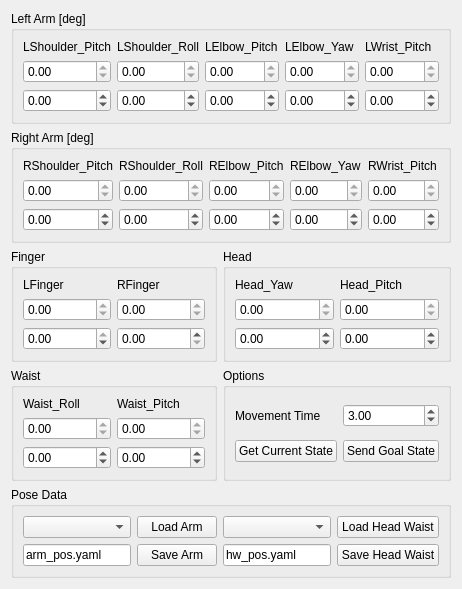
          <widget class="QWidget" name="joint_control">
           <attribute name="title">
            <string>Joint Control</string>
           </attribute>
           <layout class="QGridLayout" name="gridLayout_4">
            <item row="2" column="2" colspan="2">
             <widget class="QGroupBox" name="lleg_box">
              <property name="title">
               <string>Right Arm [deg]</string>
              </property>
              <layout class="QGridLayout" name="gridLayout_6">
               <item row="2" column="2">
                <widget class="QDoubleSpinBox" name="r3_box">
                 <property name="minimum">
                  <double>-360.000000000000000</double>
                 </property>
                 <property name="maximum">
                  <double>360.000000000000000</double>
                 </property>
                </widget>
               </item>
               <item row="2" column="1">
                <widget class="QDoubleSpinBox" name="r2_box">
                 <property name="minimum">
                  <double>-360.000000000000000</double>
                 </property>
                 <property name="maximum">
                  <double>360.000000000000000</double>
                 </property>
                </widget>
               </item>
               <item row="2" column="0">
                <widget class="QDoubleSpinBox" name="r1_box">
                 <property name="minimum">
                  <double>-360.000000000000000</double>
                 </property>
                 <property name="maximum">
                  <double>360.000000000000000</double>
                 </property>
                </widget>
               </item>
               <item row="2" column="4">
                <widget class="QDoubleSpinBox" name="r5_box">
                 <property name="minimum">
                  <double>-360.000000000000000</double>
                 </property>
                 <property name="maximum">
                  <double>360.000000000000000</double>
                 </property>
                </widget>
               </item>
               <item row="2" column="3">
                <widget class="QDoubleSpinBox" name="r4_box">
                 <property name="minimum">
                  <double>-360.000000000000000</double>
                 </property>
                 <property name="maximum">
                  <double>360.000000000000000</double>
                 </property>
                </widget>
               </item>
               <item row="0" column="0">
                <widget class="QLabel" name="label_8">
                 <property name="text">
                  <string>RShoulder_Pitch</string>
                 </property>
                </widget>
               </item>
               <item row="0" column="1">
                <widget class="QLabel" name="label_9">
                 <property name="text">
                  <string>RShoulder_Roll</string>
                 </property>
                </widget>
               </item>
               <item row="0" column="2">
                <widget class="QLabel" name="label_10">
                 <property name="text">
                  <string>RElbow_Pitch</string>
                 </property>
                </widget>
               </item>
               <item row="0" column="3">
                <widget class="QLabel" name="label_11">
                 <property name="text">
                  <string>RElbow_Yaw</string>
                 </property>
                </widget>
               </item>
               <item row="0" column="4">
                <widget class="QLabel" name="label_12">
                 <property name="text">
                  <string>RWrist_Pitch</string>
                 </property>
                </widget>
               </item>
               <item row="1" column="0">
                <widget class="QDoubleSpinBox" name="cr_r1_box">
                 <property name="readOnly">
                  <bool>true</bool>
                 </property>
                 <property name="minimum">
                  <double>-180.000000000000000</double>
                 </property>
                 <property name="maximum">
                  <double>180.000000000000000</double>
                 </property>
                </widget>
               </item>
               <item row="1" column="1">
                <widget class="QDoubleSpinBox" name="cr_r2_box">
                 <property name="readOnly">
                  <bool>true</bool>
                 </property>
                 <property name="minimum">
                  <double>-180.000000000000000</double>
                 </property>
                 <property name="maximum">
                  <double>180.000000000000000</double>
                 </property>
                </widget>
               </item>
               <item row="1" column="2">
                <widget class="QDoubleSpinBox" name="cr_r3_box">
                 <property name="readOnly">
                  <bool>true</bool>
                 </property>
                 <property name="minimum">
                  <double>-180.000000000000000</double>
                 </property>
                 <property name="maximum">
                  <double>180.000000000000000</double>
                 </property>
                </widget>
               </item>
               <item row="1" column="3">
                <widget class="QDoubleSpinBox" name="cr_r4_box">
                 <property name="readOnly">
                  <bool>true</bool>
                 </property>
                 <property name="minimum">
                  <double>-180.000000000000000</double>
                 </property>
                 <property name="maximum">
                  <double>180.000000000000000</double>
                 </property>
                </widget>
               </item>
               <item row="1" column="4">
                <widget class="QDoubleSpinBox" name="cr_r5_box">
                 <property name="readOnly">
                  <bool>true</bool>
                 </property>
                 <property name="minimum">
                  <double>-180.000000000000000</double>
                 </property>
                 <property name="maximum">
                  <double>180.000000000000000</double>
                 </property>
                </widget>
               </item>
              </layout>
             </widget>
            </item>
            <item row="3" column="2">
             <widget class="QGroupBox" name="finger_box">
              <property name="title">
               <string>Finger</string>
              </property>
              <layout class="QGridLayout" name="gridLayout_8">
               <item row="0" column="0">
                <widget class="QLabel" name="label">
                 <property name="text">
                  <string>LFinger</string>
                 </property>
                </widget>
               </item>
               <item row="0" column="1">
                <widget class="QLabel" name="label_7">
                 <property name="text">
                  <string>RFinger</string>
                 </property>
                </widget>
               </item>
               <item row="2" column="0">
                <widget class="QDoubleSpinBox" name="cr_lf_box">
                 <property name="readOnly">
                  <bool>true</bool>
                 </property>
                 <property name="minimum">
                  <double>-160.000000000000000</double>
                 </property>
                 <property name="maximum">
                  <double>0.000000000000000</double>
                 </property>
                </widget>
               </item>
               <item row="2" column="1">
                <widget class="QDoubleSpinBox" name="cr_rf_box">
                 <property name="readOnly">
                  <bool>true</bool>
                 </property>
                 <property name="maximum">
                  <double>160.000000000000000</double>
                 </property>
                </widget>
               </item>
               <item row="3" column="0">
                <widget class="QDoubleSpinBox" name="lf_box">
                 <property name="readOnly">
                  <bool>false</bool>
                 </property>
                 <property name="minimum">
                  <double>-160.000000000000000</double>
                 </property>
                 <property name="maximum">
                  <double>0.000000000000000</double>
                 </property>
                </widget>
               </item>
               <item row="3" column="1">
                <widget class="QDoubleSpinBox" name="rf_box">
                 <property name="readOnly">
                  <bool>false</bool>
                 </property>
                 <property name="maximum">
                  <double>160.000000000000000</double>
                 </property>
                </widget>
               </item>
              </layout>
             </widget>
            </item>
            <item row="1" column="2" colspan="2">
             <widget class="QGroupBox" name="rleg_box">
              <property name="title">
               <string>Left Arm [deg]</string>
              </property>
              <layout class="QGridLayout" name="gridLayout_5">
               <item row="2" column="4">
                <widget class="QDoubleSpinBox" name="l5_box">
                 <property name="minimum">
                  <double>-360.000000000000000</double>
                 </property>
                 <property name="maximum">
                  <double>360.000000000000000</double>
                 </property>
                 <property name="value">
                  <double>0.000000000000000</double>
                 </property>
                </widget>
               </item>
               <item row="2" column="2">
                <widget class="QDoubleSpinBox" name="l3_box">
                 <property name="minimum">
                  <double>-360.000000000000000</double>
                 </property>
                 <property name="maximum">
                  <double>360.000000000000000</double>
                 </property>
                 <property name="value">
                  <double>0.000000000000000</double>
                 </property>
                </widget>
               </item>
               <item row="2" column="3">
                <widget class="QDoubleSpinBox" name="l4_box">
                 <property name="minimum">
                  <double>-360.000000000000000</double>
                 </property>
                 <property name="maximum">
                  <double>360.000000000000000</double>
                 </property>
                 <property name="value">
                  <double>0.000000000000000</double>
                 </property>
                </widget>
               </item>
               <item row="2" column="1">
                <widget class="QDoubleSpinBox" name="l2_box">
                 <property name="minimum">
                  <double>-360.000000000000000</double>
                 </property>
                 <property name="maximum">
                  <double>360.000000000000000</double>
                 </property>
                 <property name="value">
                  <double>0.000000000000000</double>
                 </property>
                </widget>
               </item>
               <item row="2" column="0">
                <widget class="QDoubleSpinBox" name="l1_box">
                 <property name="minimum">
                  <double>-360.000000000000000</double>
                 </property>
                 <property name="maximum">
                  <double>360.000000000000000</double>
                 </property>
                 <property name="value">
                  <double>0.000000000000000</double>
                 </property>
                </widget>
               </item>
               <item row="0" column="0">
                <widget class="QLabel" name="label_2">
                 <property name="text">
                  <string>LShoulder_Pitch</string>
                 </property>
                </widget>
               </item>
               <item row="0" column="1">
                <widget class="QLabel" name="label_3">
                 <property name="text">
                  <string>LShoulder_Roll</string>
                 </property>
                </widget>
               </item>
               <item row="0" column="2">
                <widget class="QLabel" name="label_4">
                 <property name="text">
                  <string>LElbow_Pitch</string>
                 </property>
                </widget>
               </item>
               <item row="0" column="3">
                <widget class="QLabel" name="label_5">
                 <property name="text">
                  <string>LElbow_Yaw</string>
                 </property>
                </widget>
               </item>
               <item row="0" column="4">
                <widget class="QLabel" name="label_6">
                 <property name="text">
                  <string>LWrist_Pitch</string>
                 </property>
                </widget>
               </item>
               <item row="1" column="0">
                <widget class="QDoubleSpinBox" name="cr_l1_box">
                 <property name="readOnly">
                  <bool>true</bool>
                 </property>
                 <property name="minimum">
                  <double>-180.000000000000000</double>
                 </property>
                 <property name="maximum">
                  <double>180.000000000000000</double>
                 </property>
                </widget>
               </item>
               <item row="1" column="1">
                <widget class="QDoubleSpinBox" name="cr_l2_box">
                 <property name="readOnly">
                  <bool>true</bool>
                 </property>
                 <property name="minimum">
                  <double>-180.000000000000000</double>
                 </property>
                 <property name="maximum">
                  <double>180.000000000000000</double>
                 </property>
                </widget>
               </item>
               <item row="1" column="2">
                <widget class="QDoubleSpinBox" name="cr_l3_box">
                 <property name="readOnly">
                  <bool>true</bool>
                 </property>
                 <property name="minimum">
                  <double>-180.000000000000000</double>
                 </property>
                 <property name="maximum">
                  <double>180.000000000000000</double>
                 </property>
                </widget>
               </item>
               <item row="1" column="3">
                <widget class="QDoubleSpinBox" name="cr_l4_box">
                 <property name="readOnly">
                  <bool>true</bool>
                 </property>
                 <property name="minimum">
                  <double>-180.000000000000000</double>
                 </property>
                 <property name="maximum">
                  <double>180.000000000000000</double>
                 </property>
                </widget>
               </item>
               <item row="1" column="4">
                <widget class="QDoubleSpinBox" name="cr_l5_box">
                 <property name="readOnly">
                  <bool>true</bool>
                 </property>
                 <property name="minimum">
                  <double>-180.000000000000000</double>
                 </property>
                 <property name="maximum">
                  <double>180.000000000000000</double>
                 </property>
                </widget>
               </item>
              </layout>
             </widget>
            </item>
            <item row="7" column="2">
             <widget class="QGroupBox" name="waist_box">
              <property name="title">
               <string>Waist</string>
              </property>
              <layout class="QGridLayout" name="gridLayout_waist">
               <item row="0" column="0">
                <widget class="QLabel" name="label_wr">
                 <property name="text">
                  <string>Waist_Roll</string>
                 </property>
                </widget>
               </item>
               <item row="0" column="1">
                <widget class="QLabel" name="label_wp">
                 <property name="text">
                  <string>Waist_Pitch</string>
                 </property>
                </widget>
               </item>
               <item row="2" column="0">
                <widget class="QDoubleSpinBox" name="cr_wr_box">
                 <property name="readOnly">
                  <bool>true</bool>
                 </property>
                 <property name="minimum">
                  <double>-180.000000000000000</double>
                 </property>
                 <property name="maximum">
                  <double>180.000000000000000</double>
                 </property>
                </widget>
               </item>
               <item row="2" column="1">
                <widget class="QDoubleSpinBox" name="cr_wp_box">
                 <property name="readOnly">
                  <bool>true</bool>
                 </property>
                <property name="minimum">
                  <double>-180.000000000000000</double>
                 </property>
                 <property name="maximum">
                  <double>180.000000000000000</double>
                 </property>
                </widget>
               </item>
               <item row="3" column="0">
                <widget class="QDoubleSpinBox" name="wr_box">
                 <property name="readOnly">
                  <bool>false</bool>
                 </property>
                 <property name="minimum">
                  <double>-180.000000000000000</double>
                 </property>
                 <property name="maximum">
                  <double>180.000000000000000</double>
                 </property>
                </widget>
               </item>
               <item row="3" column="1">
                <widget class="QDoubleSpinBox" name="wp_box">
                 <property name="readOnly">
                  <bool>false</bool>
                 </property>
                 <property name="minimum">
                  <double>-180.000000000000000</double>
                 </property>
                 <property name="maximum">
                  <double>180.000000000000000</double>
                 </property>
                </widget>
               </item>
              </layout>
             </widget>
            </item>
            <item row="7" column="3">
             <widget class="QGroupBox" name="joint_option_box">
              <property name="title">
               <string>Options</string>
              </property>
              <layout class="QGridLayout" name="gridLayout_11">
               <item row="0" column="0">
                <widget class="QLabel" name="label_22">
                 <property name="text">
                  <string>Movement Time</string>
                 </property>
                </widget>
               </item>
               <item row="0" column="1">
                <widget class="QDoubleSpinBox" name="joint_mov_time_box">
                 <property name="singleStep">
                  <double>0.500000000000000</double>
                 </property>
                 <property name="value">
                  <double>3.000000000000000</double>
                 </property>
                </widget>
               </item>
               <item row="1" column="0">
                <widget class="QPushButton" name="joint_get_box">
                 <property name="text">
                  <string>Get Current State</string>
                 </property>
                </widget>
               </item>
               <item row="1" column="1">
                <widget class="QPushButton" name="joint_send_box">
                 <property name="text">
                  <string>Send Goal State</string>
                 </property>
                </widget>
               </item>
              </layout>
             </widget>
            </item>
            <item row="3" column="3">
             <widget class="QGroupBox" name="head_box">
              <property name="title">
               <string>Head</string>
              </property>
              <layout class="QGridLayout" name="gridLayout_head">
               <item row="0" column="0">
                <widget class="QLabel" name="label_pan">
                 <property name="text">
                  <string>Head_Yaw</string>
                 </property>
                </widget>
               </item>
               <item row="0" column="1">
                <widget class="QLabel" name="label_tilt">
                 <property name="text">
                  <string>Head_Pitch</string>
                 </property>
                </widget>
               </item>
               <item row="2" column="0">
                <widget class="QDoubleSpinBox" name="cr_hy_box">
                 <property name="readOnly">
                  <bool>true</bool>
                 </property>
                 <property name="minimum">
                  <double>-180.000000000000000</double>
                 </property>
                 <property name="maximum">
                  <double>180.000000000000000</double>
                 </property>
                </widget>
               </item>
               <item row="2" column="1">
                <widget class="QDoubleSpinBox" name="cr_hp_box">
                 <property name="readOnly">
                  <bool>true</bool>
                 </property>
                <property name="minimum">
                  <double>-180.000000000000000</double>
                 </property>
                 <property name="maximum">
                  <double>180.000000000000000</double>
                 </property>
                </widget>
               </item>
               <item row="3" column="0">
                <widget class="QDoubleSpinBox" name="hy_box">
                 <property name="readOnly">
                  <bool>false</bool>
                 </property>
                 <property name="minimum">
                  <double>-180.000000000000000</double>
                 </property>
                 <property name="maximum">
                  <double>180.000000000000000</double>
                 </property>
                </widget>
               </item>
               <item row="3" column="1">
                <widget class="QDoubleSpinBox" name="hp_box">
                 <property name="readOnly">
                  <bool>false</bool>
                 </property>
                 <property name="minimum">
                  <double>-180.000000000000000</double>
                 </property>
                 <property name="maximum">
                  <double>180.000000000000000</double>
                 </property>
                </widget>
               </item>
              </layout>
             </widget>
            </item>
            <item row="8" column="2" colspan="2">
             <widget class="QGroupBox" name="joint_option_box1">
              <property name="title">
               <string>Pose Data</string>
              </property>
              <layout class="QGridLayout" name="gridLayout_80">
               <item row="0" column="0">
                <widget class="QComboBox" name="pos_data_combo">
                </widget>
               </item>
               <item row="1" column="0">
                <widget class="QLineEdit" name="pos_data_file">
                 <property name="text">
                  <string>arm_pos.yaml</string>
                 </property>
                </widget>
               </item>
               <item row="0" column="1">
                <widget class="QPushButton" name="pos_data_load">
                 <property name="text">
                  <string>Load Arm</string>
                 </property>
                </widget>
               </item>
               <item row="1" column="1">
                <widget class="QPushButton" name="pos_data_save">
                 <property name="text">
                  <string>Save Arm</string>
                 </property>
                </widget>
               </item>
               <item row="0" column="2">
                <widget class="QComboBox" name="hw_pos_data_combo">
                </widget>
               </item>
               <item row="1" column="2">
                <widget class="QLineEdit" name="hw_pos_data_file">
                 <property name="text">
                  <string>hw_pos.yaml</string>
                 </property>
                </widget>
               </item>
               <item row="0" column="3">
                <widget class="QPushButton" name="hw_pos_data_load">
                 <property name="text">
                  <string>Load Head Waist</string>
                 </property>
                </widget>
               </item>
               <item row="1" column="3">
                <widget class="QPushButton" name="hw_pos_data_save">
                 <property name="text">
                  <string>Save Head Waist</string>
                 </property>
                </widget>
               </item>               
              </layout>
             </widget>
            </item>
           </layout>
          </widget>
